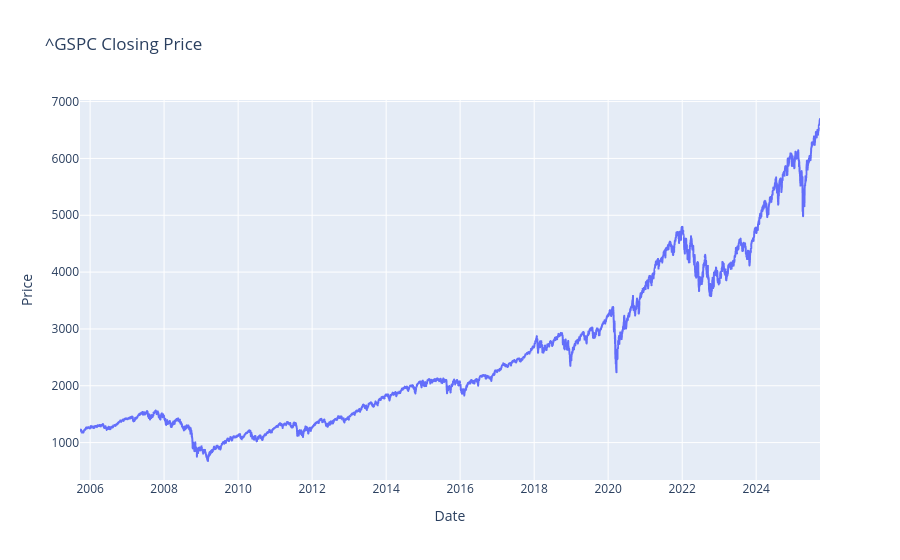
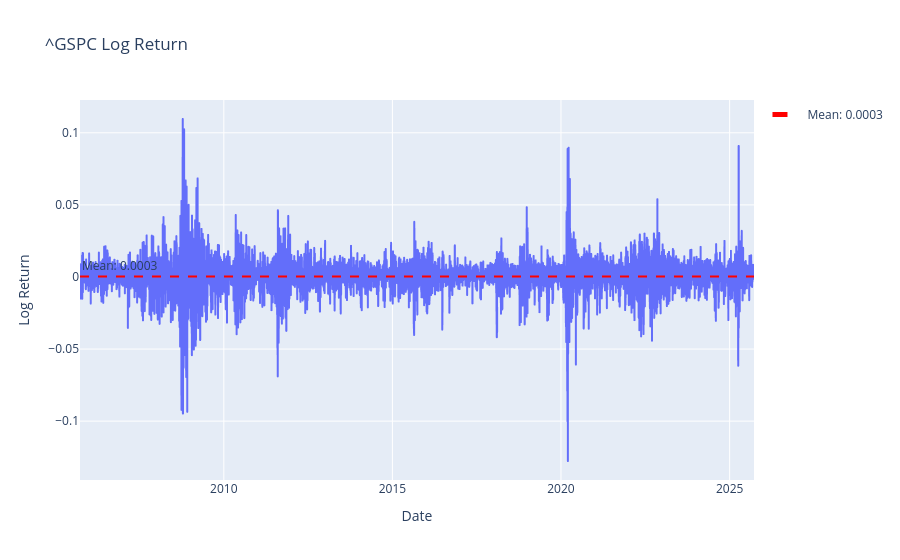

The notebook cell these images were saved under, in order:
### Code cell
rt, simple_rt, data = get_return(ticker='^GSPC', period='20y', interval='1d')
# Get maximum return and minimum return with dates
max_rt = rt.max()
min_rt = rt.min()
max_rt_date = rt[rt == max_rt].index[0]
min_rt_date = rt[rt == min_rt].index[0]
print(f'Maximum return: {max_rt} on {max_rt_date}')
print(f'Minimum return: {min_rt} on {min_rt_date}')

plot_return(data, rt, '^GSPC')

### Figure 1 — Plotly figure (JSON) as saved in the notebook; plotly's stock layout.template omitted (floating-point values rounded to 4 significant figures; data arrays with more than 128 entries replaced by an {"elided": "..."} marker saying what was removed)
{"data": [{"hovertemplate": "Date=%{x}<br>Close=%{y}<extra></extra>", "legendgroup": "", "line": {"color": "#636efa", "dash": "solid"}, "marker": {"symbol": "circle"}, "mode": "lines", "name": "", "showlegend": false, "type": "scattergl", "x": {"elided": "5030 str values"}, "xaxis": "x", "y": {"elided": "5030 float values"}, "yaxis": "y"}], "layout": {"legend": {"tracegroupgap": 0}, "title": {"text": "^GSPC Closing Price"}, "xaxis": {"anchor": "y", "domain": [0, 1], "title": {"text": "Date"}}, "yaxis": {"anchor": "x", "domain": [0, 1], "title": {"text": "Price"}}}}

### Figure 2 — Plotly figure (JSON) as saved in the notebook; plotly's stock layout.template omitted (floating-point values rounded to 4 significant figures; data arrays with more than 128 entries replaced by an {"elided": "..."} marker saying what was removed)
{"data": [{"hovertemplate": "Date=%{x}<br>Close=%{y}<extra></extra>", "legendgroup": "", "line": {"color": "#636efa", "dash": "solid"}, "marker": {"symbol": "circle"}, "mode": "lines", "name": "", "showlegend": false, "type": "scattergl", "x": {"elided": "5029 str values"}, "xaxis": "x", "y": {"elided": "5029 float values"}, "yaxis": "y"}, {"line": {"color": "red", "dash": "dash"}, "mode": "lines", "name": "Mean: 0.0003", "type": "scatter", "x": [null], "y": [null]}], "layout": {"annotations": [{"showarrow": false, "text": "Mean: 0.0003", "x": 0, "xanchor": "left", "xref": "x domain", "y": 0.0003393, "yanchor": "bottom", "yref": "y"}], "legend": {"itemsizing": "constant", "tracegroupgap": 0}, "shapes": [{"line": {"color": "red", "dash": "dash"}, "type": "line", "x0": 0, "x1": 1, "xref": "x domain", "y0": 0.0003393, "y1": 0.0003393, "yref": "y"}], "showlegend": true, "title": {"text": "^GSPC Log Return"}, "xaxis": {"anchor": "y", "domain": [0, 1], "title": {"text": "Date"}}, "yaxis": {"anchor": "x", "domain": [0, 1], "title": {"text": "Log Return"}}}}
